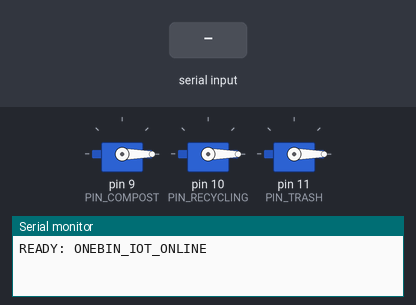
A sketch run on a simulated Arduino Uno, built with avr-gcc and run on an emulated ATmega328P. Shown: 3 × servo, the last lines printed to the serial monitor. The test bench sets the inputs (shaded band).

Above: at 1.2 s.
1.3 s: "C" received over Serial
At 2.5 s:
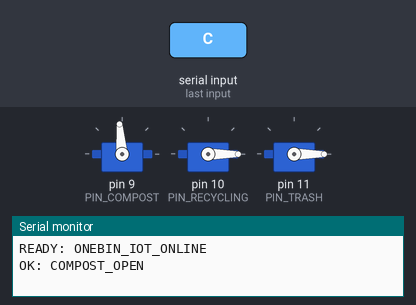
2.8 s: "R" received over Serial
At 3.6 s:
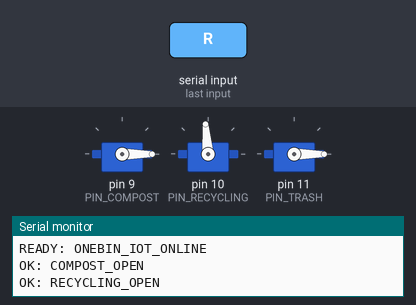
4.3 s: "T" received over Serial
At 4.7 s:
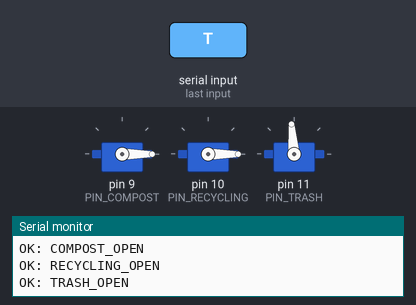
5.8 s: "c" received over Serial
At 7.0 s:
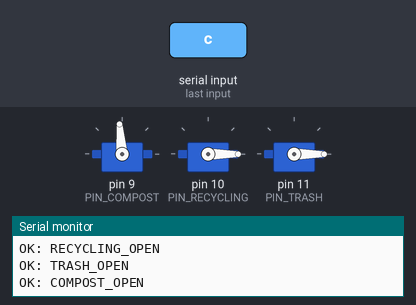
7.3 s: "r" received over Serial
At 12.5 s:
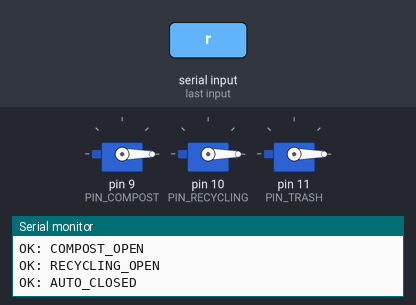
Timing chart, 0 to 12.8 s (numbered marks = the images above; inputs shaded):
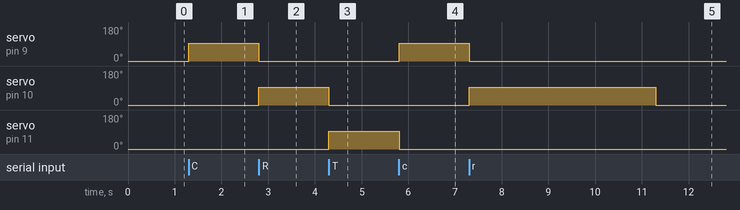

Measured:
- after the input at 1.3 s, servo on pin 9 (PIN_COMPOST): 0° → 95° at once
- after the input at 2.8 s, servo on pin 9 (PIN_COMPOST): 95° → 0° at once; servo on pin 10 (PIN_RECYCLING): 0° → 95° at once
- after the input at 4.3 s, servo on pin 10 (PIN_RECYCLING): 95° → 0° at once; servo on pin 11 (PIN_TRASH): 0° → 95° at once
- after the input at 5.8 s, servo on pin 9 (PIN_COMPOST): 0° → 95° at once; servo on pin 11 (PIN_TRASH): 95° → 0° at once
- after the input at 7.3 s, servo on pin 9 (PIN_COMPOST): 95° → 0° after 0.00 s instead of 2.5 s; servo on pin 10 (PIN_RECYCLING): 0° → 95° at once, → 0° 4.0 s later

The sketch:

arduino_bins.ino
```cpp
/*
 * OneBin: Physical IoT Smart Waste Sorter Firmware
 * Compatible with Arduino Uno / Nano / Mega / Leonardo & ESP32.
 *
 * Hardware Wiring:
 *   - Servo 1 (Compost - 🟢 Green Lid):    Signal -> Pin 9
 *   - Servo 2 (Recycling - 🔵 Blue Lid):   Signal -> Pin 10
 *   - Servo 3 (Trash - ⚫ Black Lid):       Signal -> Pin 11
 *   - Power: 5V external power supply (common ground with microcontroller)
 *
 * Serial Protocol (9600 baud):
 *   'C' -> Open Compost Lid
 *   'R' -> Open Recycling Lid
 *   'T' -> Open Trash Lid
 *   'X' -> Close all lids immediately
 */

#include <Servo.h>

const int PIN_COMPOST = 9;
const int PIN_RECYCLING = 10;
const int PIN_TRASH = 11;

const int ANGLE_CLOSED = 0;
const int ANGLE_OPEN = 95;
const unsigned long OPEN_DURATION_MS = 4000; // Hold open for 4 seconds then auto-close

Servo servoCompost;
Servo servoRecycling;
Servo servoTrash;

unsigned long lidOpenTime = 0;
int activeLid = 0; // 0 = none, 1 = compost, 2 = recycling, 3 = trash

void closeAllLids() {
  servoCompost.write(ANGLE_CLOSED);
  servoRecycling.write(ANGLE_CLOSED);
  servoTrash.write(ANGLE_CLOSED);
  activeLid = 0;
}

void openCompost() {
  closeAllLids();
  servoCompost.write(ANGLE_OPEN);
  lidOpenTime = millis();
  activeLid = 1;
  Serial.println(F("OK: COMPOST_OPEN"));
}

void openRecycling() {
  closeAllLids();
  servoRecycling.write(ANGLE_OPEN);
  lidOpenTime = millis();
  activeLid = 2;
  Serial.println(F("OK: RECYCLING_OPEN"));
}

void openTrash() {
  closeAllLids();
  servoTrash.write(ANGLE_OPEN);
  lidOpenTime = millis();
  activeLid = 3;
  Serial.println(F("OK: TRASH_OPEN"));
}

void setup() {
  Serial.begin(9600);
  servoCompost.attach(PIN_COMPOST);
  servoRecycling.attach(PIN_RECYCLING);
  servoTrash.attach(PIN_TRASH);
  closeAllLids();
  Serial.println(F("READY: ONEBIN_IOT_ONLINE"));
}

void loop() {
  if (Serial.available() > 0) {
    char cmd = Serial.read();
    if (cmd == 'C' || cmd == 'c') {
      openCompost();
    } else if (cmd == 'R' || cmd == 'r') {
      openRecycling();
    } else if (cmd == 'T' || cmd == 't') {
      openTrash();
    } else if (cmd == 'X' || cmd == 'x') {
      closeAllLids();
      Serial.println(F("OK: ALL_CLOSED"));
    }
  }

  // Auto-close lid after duration expires
  if (activeLid != 0 && (millis() - lidOpenTime >= OPEN_DURATION_MS)) {
    closeAllLids();
    Serial.println(F("OK: AUTO_CLOSED"));
  }
}
```
